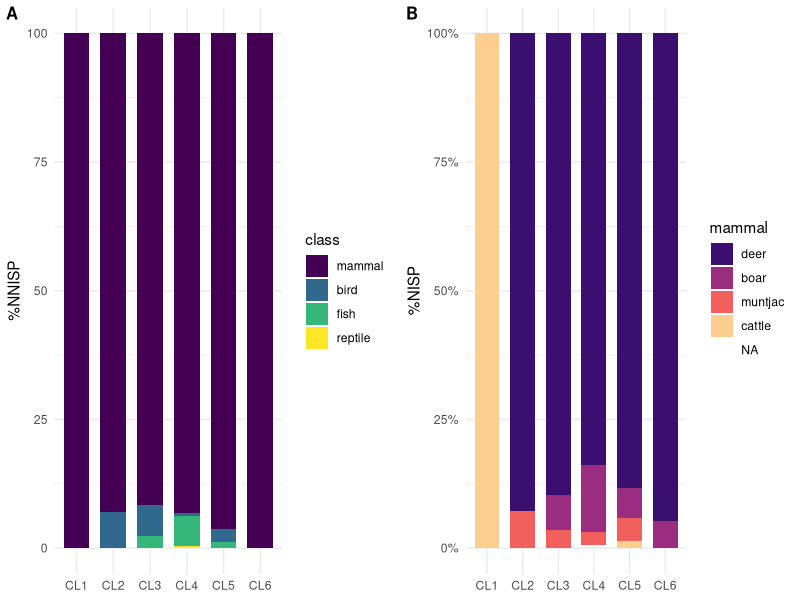
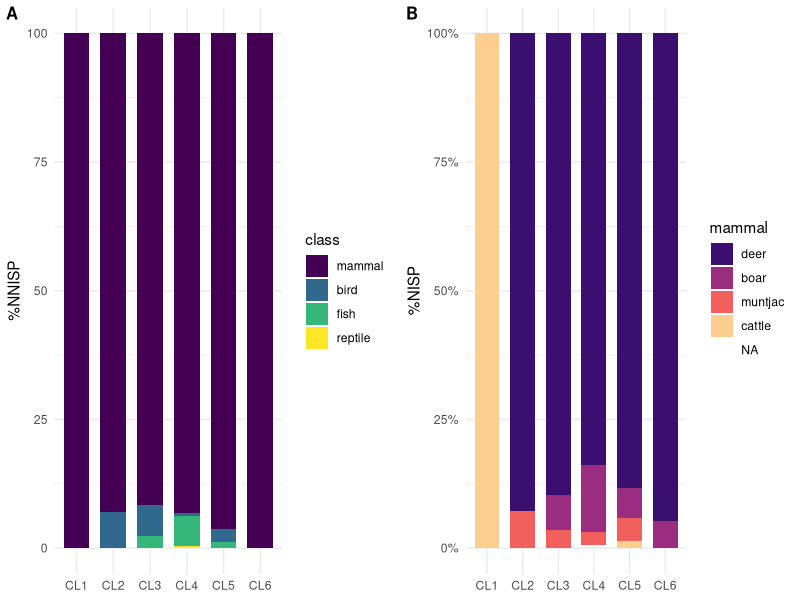

Generate these figures, in order, with R: (Note: this script raises an error after producing the figures.)
library(tidyverse)
# read data
kwl_fauna <- readxl::read_excel(here::here("analysis","data","raw_data","KWL_faunal_P.xlsx"), sheet = 1,
                                col_types = "text")

kwl_fauna_HM <- readxl::read_excel(here::here("analysis","data","raw_data","KWL_faunal_HM.xlsx"), sheet = 1,
                                   col_types = "text")

kwl_fauna_broken <- readxl::read_excel(here::here("analysis","data","raw_data","broken_fauna.xlsx"), sheet = 1,
                                   col_types = "text")

sample_p <- readr::read_csv(here::here("analysis", "data", "raw_data", "kwl-list-of-sampling-squares.csv"))

kwl_chro_6 <- readxl::read_excel(here::here("analysis", "data", "raw_data", "KWL_chronology.xlsx"), sheet = 5)

# tidy chronological data
kwl_chro_tidy_6 <-
  kwl_chro_6 %>%
  mutate(area = str_sub(Pit, 5, 7), Pit = str_sub(Pit, 1, 4)) %>%
  mutate(area = ifelse(area == "", "ABCD", area)) %>%
  mutate(area = sapply(strsplit(area, ""), paste, collapse= ",")) %>%
  separate_rows(area) %>%
  pivot_longer(cols = starts_with("L"), names_to = "layer", values_to = "period") %>%
  mutate(layer = str_sub(layer, 2, 3)) %>%
  mutate(layer = ifelse(nchar(layer) == 1, paste0("0", layer), layer))

# combine faunal data of cultural layers and temporal sequences
fauna_sam <-
  kwl_fauna %>%
  mutate(Pit = paste(context, pit, sep = "")) %>%
  filter(Pit %in% sample_p$the_sq) %>%
  filter(componant == "上文化層" &!layer == "00") %>% #remove sc
  #filter(!str_detect(`總報告類別`, "[[:punct:]]+|[0-9]+")) %>%
  mutate(area = ifelse(is.na(area), "C", area)) %>% # assign an area to the blanks, which won't change the results
  left_join(kwl_chro_tidy_6, by = c("Pit" = "Pit", "layer" = "layer", "area" = "area"))

# combine faunal data of middens and temporal sequences
fauna_H_sam <-
  kwl_fauna_HM %>%
  select(-`空間號`, -`層   位`) %>%
  mutate(Pit = paste("P", pit, sep = "")) %>%
  filter(Pit %in% sample_p$the_sq) %>%
  filter(componant == "上文化層") %>%
  left_join(kwl_chro_tidy_6, by = c("Pit" = "Pit", "layer" = "layer", "area" = "area"))

# combine and tidy data from midden and cultural layers
fauna_combined_context_all <-
  rbind(fauna_sam, fauna_H_sam) %>% # combine the two datasets
  filter(!`部位/名稱` %in% c("角","犄角","角?")) %>%  #not associated with diet
  filter(!`部位/名稱`== "角基部"|!is.na(`部位/左右`)) %>% # associated with cranial parts
  mutate(`重量(g)` = as.numeric(`重量(g)`)) %>%
  group_by(taxa) %>%
  mutate(`Weight (g)` = sum(`重量(g)`, na.rm = T)) %>%
  ungroup() %>%
  mutate(period = factor(period, levels = c("CL1","CL2","CL3","CL4","CL5","CL6"), order = T)) %>%
  mutate(category = case_when(str_detect(animal, "sika")|str_detect(animal, "sambar")|
                              str_detect(animal, "e deer")~ "deer", str_detect(animal, "fish") ~ "fish",
                              str_detect(animal, "cattle")|str_detect(animal, "buffalo")~ "cattle",
                              animal == "aves" ~ "bird", TRUE ~ animal)) %>%
  mutate(class = case_when(str_detect(taxa, "muntjac")|str_detect(taxa, "ammal")|str_detect(taxa, "erv")|
                           str_detect(taxa, "Sus")|str_detect(taxa, "Rattus")|str_detect(taxa, "Rusa")|
                           str_detect(taxa, "Bos")|str_detect(taxa, "Bubalus")~ "mammal",
                           str_detect(category, "fish") ~ "fish", str_detect(category, "bird") ~ "bird",
                           TRUE ~ "reptile")) %>%
  mutate(`部位/左右` = case_when(`部位/左右` == "Ｌ" ~ "L", `部位/左右` == "Ｒ" ~ "R", TRUE ~ `部位/左右`)) %>%
  mutate(category = fct_relevel(category, "deer","boar","muntjac","cattle","rat","bird","fish","turtle")) %>%
  mutate(modify = case_when(str_detect(`人為痕跡`, "切")|str_detect(`人為痕跡`, "削")|
                            str_detect(`人為痕跡`, "砍")~ "cutmarks",
                            str_detect(`人為痕跡`, "火")|str_detect(`人為痕跡`, "燒")~ "burn", TRUE ~ "no")) %>%
  filter(is.na(refitted)) # for NISP

# taxa counts
fauna_combined_taxa <-
  fauna_combined_context_all %>%
  count(taxa, `Weight (g)`) %>%
  mutate(taxa = str_replace(taxa, "cervidae", "cervid")) %>%
  mutate(taxa = case_when(str_detect(taxa, "mm") ~ paste("Unidentified", tolower(taxa), sep =" "),
                          TRUE ~ taxa)) %>%
  mutate(`Common name` = case_when(str_detect(taxa, "Cer") ~ "Sika deer", str_detect(taxa, "Bub") ~ "Water buffalo",
                                   str_detect(taxa, "Rus") ~ "Sambar deer", str_detect(taxa, "Ree") ~ "Muntjac",
                                   str_detect(taxa, "Sus") ~ "Boar", str_detect(taxa, "Bos") ~ "Yellow cattle",
                                   str_detect(taxa, "Rat") ~ "Rat", str_detect(taxa, "Pli") ~ "Catfish",
                                   str_detect(taxa, "Act") ~ "Ray-finned fish", str_detect(taxa, "Tes") ~ "Turtle",
                                   str_detect(taxa, "cervid") ~ "Deer family")) %>%
  mutate(group = case_when(str_detect(`Common name`, "deer") ~ 1, str_detect(`Common name`, "Deer") ~ 2,
                           str_detect(taxa, "Sus") ~ 3, str_detect(taxa, "Bub")|str_detect(taxa, "Bos") ~ 4,
                           str_detect(taxa, "munt") ~ 5, str_detect(taxa, "Rat") ~ 6, str_detect(`Common name`, "fish") ~ 7,
                           str_detect(taxa, "Tes") ~ 8, str_detect(taxa, "Ave") ~ 9, str_detect(taxa, "large m") ~ 10,
                           str_detect(taxa, "medium m") ~ 11, TRUE ~ 12)) %>%
  group_by(group) %>%
  arrange(desc(`Weight (g)`), .by_group = TRUE) %>%
  ungroup () %>%
  rename(Taxon = taxa, NISP = n) %>%
  select(Taxon, `Common name`,  NISP, `Weight (g)`) %>%
  bind_rows(summarise(., across(where(is.numeric), sum), across(where(is.character), ~"Total"))) %>%
  mutate(`Common name`= ifelse(is.na(`Common name`)|`Common name` == "Total", "-", `Common name`))

# calculate MNI
fauna_combined_MNI <-
  fauna_combined_context_all %>%
  filter(!is.na(`部位/左右`)) %>%
  count(`部位/左右`, category, `部位/名稱`)

fauna_combined_context <-
  fauna_combined_context_all %>%
  filter(!taxa == "Rattus sp.")

################### Taxonomic abundance ###################
# barplot I: classes of vertebrates by period (NISP)
verte_class_barplot <-
  fauna_combined_context %>%
  drop_na(period, class) %>%
  group_by(period) %>%
  mutate(class = factor(class, levels = c("mammal", "bird", "fish", "reptile"), ordered = TRUE)) %>%
  ggplot(aes(x = period, fill = class))+
  geom_bar(position = "fill", width = 0.7) + #position_dodge2(preserve = "single")
  labs(y = "NISP", x = NULL) +
  scale_y_continuous(labels = scales::percent) +
  theme_minimal() +
  theme(legend.title=element_blank())

# barplot II: classes of vertebrates by period (normed NISP across classes)
verte_class_barplot_normed <-
  fauna_combined_context %>%
  count(period, class) %>% #class
  drop_na(period, class) %>%
  mutate(NNISP = case_when(str_detect(class, "mammal") ~ n/205,
                           str_detect(class, "bird") ~ n/120,
                           str_detect(class, "fish") ~ n/150,
                           str_detect(class, "reptile") ~ n/200)) %>%
  mutate(class = factor(class, levels = c("mammal", "bird", "fish", "reptile"), ordered = TRUE)) %>%
  group_by(period) %>%
  summarise(total_per_period = sum(NNISP), across()) %>%
  mutate(`%NNISP` = (NNISP/total_per_period)*100) %>%
  ggplot(aes(x = period, y = `%NNISP`))+
  geom_bar(stat = "identity", aes(fill = class), width = 0.7) +
  labs(y = "%NNISP", x = NULL) +
  theme_minimal()

# barplot III: relative abundance of mammals by period
library(viridis)
verte_mammal_barplot <-
  fauna_combined_context %>%
  filter(class == "mammal" &!category == "rat") %>%
  drop_na(period, category) %>% # remove category to get absolute abundance
  mutate(category = factor(category, levels = c("deer", "boar", "muntjac", "cattle"), ordered = TRUE)) %>%
  ggplot(aes(x = period, fill = category))+
  geom_bar(position = "fill", width = 0.7) +
  labs(y = "%NISP", x = NULL) +
  scale_y_continuous(labels = scales::percent) +
  theme_minimal() +
  scale_fill_viridis_d(option="magma", begin = 0.2, end = 0.9) +  #plasma
  guides(fill= guide_legend(title="mammal"))

library(cowplot)
plot_grid(verte_class_barplot_normed, verte_mammal_barplot,
          labels = c('A', 'B'), rel_widths = c(1, 1), label_size = 12)

ggsave(here::here("analysis","figures", "NISP_pro_by_period.png"),
       bg = "white",width = 8, height = 3, dpi = 360, units = "in")


################### ubiquity ###################
# calculate the number of units for each cultural layers
kwl_unit_per_period <-
  kwl_chro_6 %>%
  mutate(all = pmap_chr(select(., -Pit, -Grid), ~toString(unique(na.omit(c(...)))))) %>%  # unite and remove duplicates
  mutate(unit = str_extract(Pit, "[A-Z]+[0-9]{3}")) %>%
  distinct(unit, .keep_all = TRUE) %>%
  mutate(CL1 = ifelse(str_detect(all, "CL1"), unit, NA)) %>%
  mutate(CL2 = ifelse(str_detect(all, "CL2"), unit, NA)) %>%
  mutate(CL3 = ifelse(str_detect(all, "CL3"), unit, NA)) %>%
  mutate(CL4 = ifelse(str_detect(all, "CL4"), unit, NA)) %>%
  mutate(CL5 = ifelse(str_detect(all, "CL5"), unit, NA)) %>%
  mutate(CL6 = ifelse(str_detect(all, "CL6"), unit, NA))

# count the units by cultural layers for later join
unit_by_period <-
  data.frame(unit_count = colSums(!is.na(kwl_unit_per_period))) %>%
  slice_tail(n = 6) %>%
  tibble::rownames_to_column("period")

# ubiquity of taxa from the 40 units by temporal sequences
fauna_ubiquity <-
  fauna_combined_context %>%
  select(Pit, layer, category, `重量(g)`, period, taxa) %>%
  count(period, Pit, category) %>%
  count(period, category) %>%
  drop_na(period, category) %>%
  left_join(unit_by_period) %>% # join the unit counts for each period
  mutate(ubiquity = paste(round(n/unit_count *100, 2), "%")) %>%
  select(-n, -unit_count) %>%
  pivot_wider(names_from = period, values_from = ubiquity) %>%
  arrange(category)

################### Skeletal part ###################
fauna_deer_only <-
  fauna_combined_context %>%
  filter(category %in% c("deer") & !is.na(period))

deer_elements <-
  fauna_deer_only %>%
  filter(!is.na(`部位/名稱`)) %>%
  count(`部位/名稱`) #distinct

fauna_deer_portion <-
  fauna_deer_only %>%
  mutate(portion = case_when(
    `部位/名稱` %in% c("胸椎","腰椎","頸椎","第二頸椎","脊椎","肋骨","薦骨","胸骨") ~ "mid-meaty\n(body)",
    `部位/名稱` %in% c("肩胛骨","肱骨","尺骨","橈骨","脛骨","髖骨","股骨","肱或股骨","上肢骨") ~ "meaty\n(upper limb)",
    `部位/名稱` %in% c("掌骨","掌骨或蹠骨","蹠骨","跗骨","趾骨","腕骨","跟骨","astragalus","第1趾骨","第2趾骨","第3趾骨") ~ "non-meaty\n(lower limb)",
    `部位/名稱` %in% c("上顎骨","上顎及齒","上顎齒","下顎及齒","下顎骨","下顎齒","臼齒","枕骨","頭骨",
                       "顱骨","齒","角基部") ~ "non-meaty\n(cranial parts)"))

weight_head <-
fauna_deer_portion %>%
  mutate(`重量(g)` = as.numeric(`重量(g)`)) %>%
  filter(portion == "non-meaty\n(cranial parts)") %>%
  group_by(period) %>%
  summarise(weight = sum(`重量(g)`, na.rm = T)) %>%
  filter(!is.na(period)) %>%
  ggplot(aes(x= period, y=weight,  width=0.5)) +
  geom_bar(stat="identity")+
  labs(x= NULL, y= "weight of cranial parts(g)") +
  theme_minimal()

deer_portion_plot <-
  fauna_deer_portion %>%
  select(period, portion, animal) %>%
  drop_na() %>%
  count(period, portion) %>%
  mutate(period = factor(period, levels = c("CL1","CL2","CL3","CL4","CL5","CL6"))) %>% #ordered = TRUE
  ggplot(aes(period, n, fill = portion)) + #fill = portion
  geom_bar(stat = "identity",
           position = position_dodge2(preserve = "single"), widtg = 0.6) + #stat = "identity", position = "fill"
  #facet_wrap(~taxa) +
  labs(x = NULL, y = NULL) +
  guides(fill= guide_legend(title="portion"))+
  scale_fill_viridis_d(labels=c('upper limb', 'body', 'head','lower limb'))+
  #scale_fill_discrete(breaks=c("body\n(mid-meaty)", "upper limb\n(meaty)", "lower limb\n(meaty)","cranial elements(none-meaty)")) +
  theme_minimal()

#ggsave(here::here("analysis", "figures", "talk-fauna-2.png"), h = 4, w =4, units = "in")

library(cowplot)
plot_grid(fauna_mammal_barplot, deer_portion_plot,
          labels = c('A', 'B'), rel_widths = c(1.3, 1), label_size = 12)

#ggsave(here::here("analysis", "figures", "talk-fauna.png"), h = 4, w =9, units = "in")

################### fragmentation #######################
# calculate MNE
deer_MNE <-
  fauna_deer_only  %>%
  filter(!is.na(`部位/左右`)&is.na(overlap)) %>% #remove overlapped fragments
  count(period,`部位/左右`,`部位/名稱`,`部位/位置`) %>%
  group_by(period) %>%
  summarise(MNE = sum(n), across())

deer_NISP <-
  fauna_deer_only %>%
  count(period) %>%
  rename(NISP = n)

frag_index <-
  left_join(deer_MNE, deer_NISP) %>%
  mutate(index = MNE/NISP)

# broken bones(all taxa)
fauna_broken <-
  kwl_fauna_broken %>%
  mutate(Pit = paste(context,pit, sep = "")) %>%
  filter(Pit %in% sample_p$the_sq) %>%
  filter(!layer == "00") %>% #remove sc
  mutate(area = ifelse(is.na(section), "A", section)) %>%
  mutate(`重量(g)` = as.numeric(`重量(g)`)) %>%
  left_join(kwl_chro_tidy_6) %>%
         #   by = c("Pit" = "Pit", "layer" = "layer", "area" = "area")) %>%
  group_by(period) %>%
  summarise(weight = sum(`重量(g)`)) %>%
  filter(!is.na(period))

fauna_broken_plot <-
  fauna_broken %>%
  mutate(period = factor(period, levels = c("CL1","CL2","CL3","CL4","CL5","CL6"), order = T)) %>%
  ggplot(aes(x= period, y=weight,  width=0.5)) +
  geom_bar(stat="identity")+
  labs(x= NULL, y = "weight(g)") +
  #scale_y_continuous(breaks = seq(0, 90, by = 10)) +
  theme_minimal()

#ggsave(here::here("analysis", "figures", "talk-fauna-6.png"), h = 2, w =4, units = "in")

################### Cutmarks ###################
# count cutmarks throughout all taxa
fauna_total_cut <-
  fauna_combined_context %>%
  filter(modify == "cutmarks") %>%
  group_by(taxa, period) %>%
  count() %>%
  rename(`NISP with cutmarks` = n) %>%
  drop_na(period, taxa)

# cutmarks on deer bones
fauna_deer_joints <-
  fauna_deer_portion  %>%
  mutate(joint = case_when(`部位/名稱` %in% c( "肩胛骨") ~ "shoulder",
                             `部位/名稱` %in% c("橈骨","尺骨","肱骨") ~ "elbow",
                             `部位/名稱` %in% c("掌骨","腕骨") ~ "wrist", #"掌骨或蹠骨"
                             `部位/名稱` %in% c("髖骨","股骨","薦骨") ~ "hip",
                             `部位/名稱` %in% c("脛骨") ~ "knee",
                             `部位/名稱` %in% c("蹠骨", "跟骨", "附骨", "astragalus") ~ "ankle")) #"蹠骨(或掌骨)"

# deer joints with cutmarks
fauna_deer_cut <-
  fauna_deer_joints %>%
  filter(modify == "cutmarks") %>%
  group_by(period, joint, cutmarks) %>%
  count() %>%
  rename(`NISP with cutmarks` = n) %>%
  drop_na()

# deer bones by portion in total
fauna_deer_NNISP <-
  fauna_deer_joints %>%
  group_by(period, joint) %>%
  count() %>%
  left_join(fauna_deer_cut) %>%
  rename(NISP = n) %>%
  drop_na() %>%
  #mutate_all(funs(ifelse(is.na(.), 0, .))) %>%
  mutate(proportion = round(`NISP with cutmarks`/NISP, 2), NNISP = NISP/2) %>%
  group_by(period) %>%
  mutate(`%NNISP` = round(NNISP/sum(NNISP), 2)) %>%
  mutate(cut_percent = `%NNISP` * proportion)

# plot
deer_cut <-
  ggplot(fauna_deer_NNISP, aes(x = period, y = proportion,
         fill = factor(joint, levels = (c("shoulder","elbow","wrist","hip","knee","ankle"))))) +
  geom_bar(stat = "identity", position = position_dodge2(preserve = "single")) +
  scale_color_discrete(breaks=c("CL1", "CL2", "CL3", "CL4", "CL5", "CL6")) +
  labs(x = NULL, y = "joints with cutmarks (%NNISP)") +
  guides(fill= guide_legend(title="joints"))+
  scale_fill_viridis_d(labels=c("shoulder","elbow","wrist","hip","knee","ankle")) +
  theme_minimal()
  #theme(legend.position = "none")

ggsave(here::here("analysis", "figures", "talk-fauna-3.png"), h = 4, w =4.5, units = "in")

# t-test (for two groups only)
res <- t.test(cut_percent ~ period, data = fauna_deer_NNISP)

################### Cutmarks related to skinning ###################
# Skeletal elements related to skinning
deerskin_portion <-
  fauna_deer_only %>%
  mutate(skinning_cut = case_when(str_detect(.$`部位/名稱`, "掌骨")|
                                  str_detect(.$`部位/名稱`, "蹠骨") ~ "metapodials",
                                  str_detect(.$`部位/名稱`, "腕骨")|
                                  str_detect(.$`部位/名稱`, "跗骨") ~ "carpal/tarsal",
                                  str_detect(.$`部位/名稱`, "趾骨") ~ "phalanges",
                                  str_detect(.$`部位/名稱`, "頸椎")|
                                  str_detect(.$`部位/名稱`, "枕骨")|
                                  str_detect(.$`部位/名稱`, "薦骨") ~ "neck/tail regions",
                                  TRUE ~ "others"))
  #filter(!`人為痕跡` %in% c("火燒"))

# NISP for skeletal elements related to skinning
deerskin_portion_NISP <-
  deerskin_portion %>%
  filter(!skinning_cut == "others") %>%
  group_by(period, skinning_cut) %>%
  count() %>%
  rename(NISP_skin_bone = n) %>%
  drop_na()

# plot bones associated with hide removal processes
deer_skinning_related <-
  deerskin_portion_NISP %>%
  ggplot(aes(x = period, y = NISP_skin_bone , fill = skinning_cut)) +
  scale_color_discrete(breaks=c("CL1", "CL2", "CL3", "CL4", "CL5", "CL6")) +
  geom_bar(stat = "identity", position = position_dodge2(preserve = "single")) +
  labs(x = NULL, y = "NISP") +
  scale_fill_viridis_d(labels=c('carpal/\ntarsal', 'metapodials', 'phalanges','neck/\ntail regions')) +
  theme_minimal()

# NISP with circular and straight cutmarks
deerskin_portion_NISP_cut <-
  deerskin_portion %>%
  filter(str_detect(`人為痕跡`, "切")) %>%
  group_by(period, skinning_cut) %>%
  count() %>%
  left_join(deerskin_portion_NISP) %>%
  drop_na() %>%
  mutate(proportion = n/NISP_skin_bone)

# plot the proportion of skinning bones with cutmarks
deer_cut_skinning <-
  deerskin_portion_NISP_cut %>%
  ggplot(aes(x = period, y = proportion , fill = skinning_cut)) +
  scale_color_discrete(breaks=c("CL1", "CL2", "CL3", "CL4", "CL5", "CL6")) +
  geom_bar(stat = "identity", position = position_dodge2(preserve = "single")) +
  labs(x = NULL, y = "%NISP") +
  scale_fill_viridis_d(labels=c('carpal/\ntarsal', 'metapodials', 'phalanges','neck/\ntail regions')) +
  theme_minimal()

ggsave(here::here("analysis", "figures", "talk-fauna-5.png"), h = 3, w =5, units = "in")

# combine
plot_grid(deer_cut, deer_cut_skinning,
          labels = c('A', 'B'), rel_widths = c(1, 1.55), label_size = 12)

ggsave(here::here("analysis", "figures", "deer-cut.png"), h = 4, w =8, units = "in")

# t-test
res <- t.test(cut_percent ~ period, data = fauna_deer_skin_NNISP)

###############modification################
# burn bones
burnbone_deer <-
  fauna_deer_only %>%
  filter(modify == "burn") %>%
  count(period) %>%
  rename(burn = n)

# bones with cutmarks
cutmarks_deer <-
  fauna_deer_only %>%
  filter(modify == "cutmarks") %>%
  count(period) %>%
  rename(cutmarks = n)

# NISP per period
fauna_deer_only_NISP <-
  fauna_deer_only %>%
  count(period) %>%
  rename(NISP = n)

# join
deer_modify<-
  fauna_deer_only_NISP %>%
  left_join(cutmarks_deer) %>%
  left_join(burnbone_deer)
